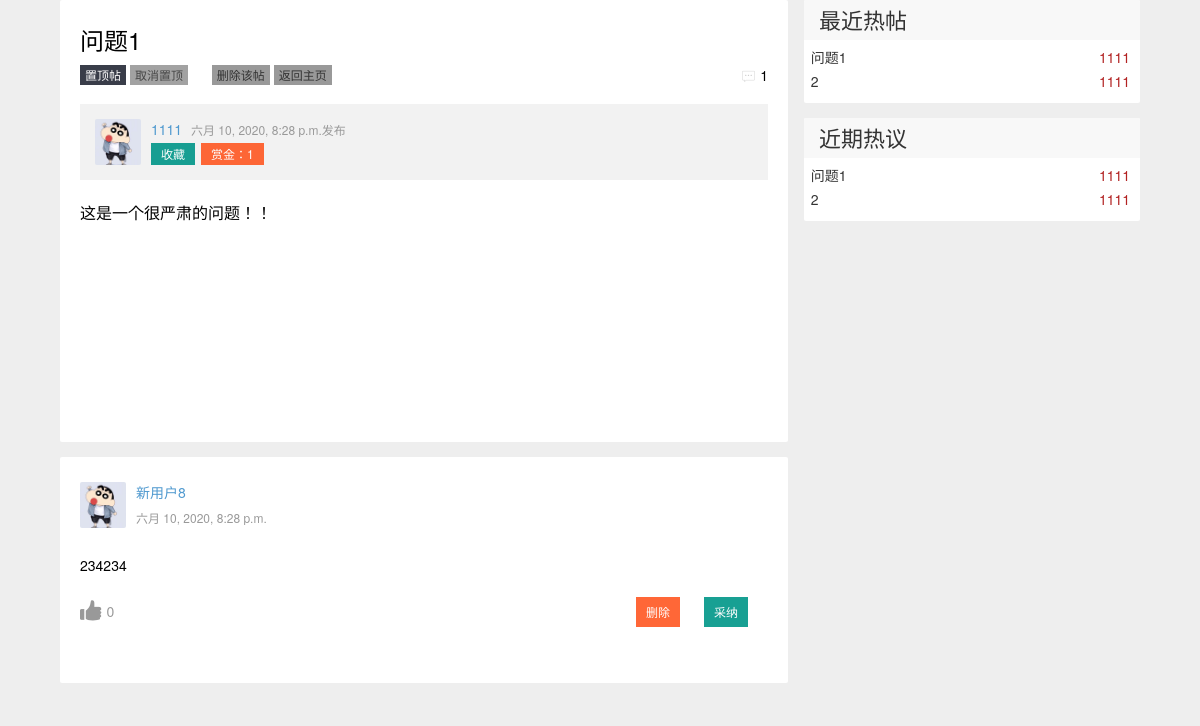
The page /detail/214/ (signed in) on the database its author committed.
### app/models.py (models this page shows, shortened)
class Question(models.Model):
    top_choice = (
        ("T", "置顶"),
        ("F", "不置顶"),
    )
    status_choice = (
        ("T", "已解决"),
        ("F", "未解决"),
    )
    id = models.AutoField(primary_key=True, verbose_name="ID")
    users = models.ForeignKey(Users, on_delete=models.CASCADE, verbose_name="提问者")
    top = models.CharField(choices=top_choice, max_length=1, default="F", verbose_name="是否置顶")
    title = models.CharField(max_length=100, verbose_name="帖子标题")
    content = models.TextField(verbose_name="帖子内容")
    bonus = models.IntegerField(verbose_name="悬赏金额", default=10)
    likes = models.IntegerField(verbose_name="点赞数", default=0)
    comments = models.IntegerField(verbose_name="评论数", default=0)
    createTime = models.DateTimeField(auto_now=True, verbose_name="提问时间")
    status = models.CharField(choices=status_choice, max_length=1, default="F", verbose_name="是否解决")
    class Meta:
        verbose_name = "帖子管理"
        verbose_name_plural = "帖子管理"

class Users(models.Model):
    status_choice = (
        ('T', '同意登陆'),
        ('F', '拒绝登陆'),
    )
    gender_choice = (
        ('T', '男'),
        ('F', '女'),
    )
    id = models.AutoField(primary_key=True, verbose_name="ID")
    nickname = models.CharField(max_length=10, verbose_name="昵称", default="新用户")
    username = models.CharField(max_length=10, unique=True, verbose_name="账号")
    img = models.ImageField(upload_to="img", verbose_name="用户头像", null=True, blank=True, default="default.jpg")
    password = models.CharField(max_length=10, verbose_name="密码")
    status = models.CharField(verbose_name="是否允许登陆", choices=status_choice, max_length=1, default="T")
    bonus = models.IntegerField(verbose_name="赏金", default=0)
    gender = models.CharField(max_length=1, choices=gender_choice, verbose_name="性别", default="T")
    college = models.CharField(max_length=10, verbose_name="院系", default="")
    major = models.CharField(max_length=20, verbose_name="专业", default="")
    createTime = models.DateTimeField(auto_now_add=True, verbose_name="注册时间")
    class Meta:
        verbose_name = "用户管理"
        verbose_name_plural = "用户管理"

class Answer(models.Model):
    status_choice = (
        ('T', '采纳'),
        ('F', '未采纳'),
    )
    id = models.AutoField(primary_key=True, verbose_name="ID")
    users = models.ForeignKey(Users, on_delete=models.CASCADE, verbose_name="回答者")
    question = models.ForeignKey(Question, on_delete=models.CASCADE, verbose_name="问题")
    status = models.CharField(choices=status_choice, max_length=1, default="F", verbose_name="状态")
    content = models.TextField(verbose_name="回复内容")
    likes = models.IntegerField(verbose_name="点赞数", default=0)
    createTime = models.DateTimeField(auto_now=True, verbose_name="回复时间")
    class Meta:
        verbose_name = "回复管理"
        verbose_name_plural = "回复管理"

### app/libs/identity_check.py (the view)
    def wra(req,*arg,**kwargs):
        identity = req.session.get('username')
        if identity:
            return func(req,*arg,**kwargs)
        else:
            return redirect("/login_register_page/")

### app/libs/identity_check.py (called while the page is built)
def login_need(func):
    def wra(req,*arg,**kwargs):
        identity = req.session.get('username')
        if identity:
            return func(req,*arg,**kwargs)
        else:
            return redirect("/login_register_page/")
    return wra

### app/views.py (called while the page is built)
def get_current_user(request):
    username = request.session["username"]
    user = Users.objects.get(username=username)
    return user

@login_need
def detail(request, id):
    user = get_current_user(request)
    if request.method == "POST":
        content = request.POST.get("content")
        if content and content != "":
            Answer.objects.create(users=user, content=content, question_id=int(id))
        return redirect("/detail/" + id + "/")
    question = Question.objects.get(id=int(id))
    flag = False
    collection = Collections.objects.filter(users=user).filter(question=question)
    if collection:
        flag = True
    LR = LikesRecord.objects.filter(users=user)
    q = Question.objects.all()
    hot_question1 = q.order_by("-comments")[:5]
    hot_question2 = q.order_by("-likes")[:5]
    return render(request, "detail.html", {"question": question, "id": id, "flag": flag, "LR": LR,
                                           "hot_question1": hot_question1, "hot_question2": hot_question2})

### templates/detail.html (shortened to what this page needs)
<!DOCTYPE html>
<html>
<head>
<link rel="stylesheet" href="/static/res/layui/css/layui.css">
<link rel="stylesheet" href="/static/res/css/global.css">
</head>
<body>
	<div class="main layui-clear">
		<div class="wrap">
			<div class="content detail">
				<div class="fly-panel detail-box">
					<h1>{{question.title}}</h1>
					<div class="fly-tip fly-detail-hint" data-id="">
                        {% if question.top == "T" %}
						    <span class="fly-tip-stick">置顶帖</span>
                            {% if question.users.username == request.session.username %}
                            <span class="layui-btn layui-btn-mini jie-admin"> <a href="#" onclick="set_top('F')">取消置顶</a>
                            {% endif %}
                        {% else %}
                            {% if question.users.username == request.session.username %}
                            <span class="jie-admin"><a href="#" onclick="set_top('T')">点击置顶</a> </span>
                            {% endif %}
                        {% endif %}
						</span>
                    {% if question.users.username == request.session.username %}
                        <span class="jie-admin" type="del" style="margin-left: 20px;">
							<a onclick="delete_question({{ question.id }})">删除该帖</a> </span>
                    {% endif %}
                    <span><a href="/index/">返回主页</a></span>
						<div class="fly-list-hint">
							<i class="iconfont" title="回答">&#xe60c;</i> {{ question.answer_set.count }}
						</div>
					</div>
					<div class="detail-about">
						<a class="jie-user peronInfo" href="#" data-id="{{ question.users.id }}"> <img
							src="/media/{{question.users.img}}" alt="头像"> <cite> {{question.users.nickname}}
								<em>{{ question.createTime }}发布</em> </cite> </a>
						<div class="detail-hits">
                            {% if not flag %}
                            <span class="layui-btn layui-btn-mini jie-admin" type="collect"
								data-type="add"> <a onclick="collection('T')">收藏</a> </span>
                            {% else %}
                            <span class="layui-btn layui-btn-mini jie-admin  layui-btn-danger"
								type="collect" data-type="add"> <a onclick="collection('F')">取消收藏</a> </span>
                            {% endif %}
                        <span class="layui-btn layui-btn-mini jie-admin  layui-btn-danger">赏金：{{ question.bonus }}</span>
						</div>
					</div>
					<div class="detail-body photos" style="margin-bottom: 20px;">
						{{question.content | safe}}
					</div>
				</div>
				<div class="fly-panel detail-box" style="padding-top: 0;">
					<ul class="jieda photos" id="jieda">
                        {% for i in question.answer_set.all %}
						<li data-id="12" class="jieda-daan">
							<div class="detail-about detail-about-reply">
								<a class="jie-user peronInfo" href="#" data-id="{{ i.users.id }}"> <img
									src="/media/{{ i.users.img }}" alt=""> <cite> <i>{{i.users.nickname}}</i>
										 </cite> </a>
								<div class="detail-hits">
									<span>{{i.createTime}}</span>
								</div>
							</div>
							<div class="detail-body jieda-body">
								<p>{{i.content | safe}}</p>
							</div>
							<div class="jieda-reply">
								<span class="jieda-zan likeit
                                   " data-id="{{ i.id }}"><i
									class="iconfont icon-zan"></i><em>{{i.likes}}</em>
								</span>
                            {% if question.status == "F" %}
                            <div class="jieda-admin">
                            {% if question.users.username == request.session.username or i.users.username == request.session.username %}
                                <span type="del"><a href="#" onclick="delete_answer('{{ i.id }}')" class="layui-btn layui-btn-danger layui-btn-small">删除</a></span>
                            {% endif %}
                                <span class="jieda-accept" type="accept">
                            {% if question.users.username == request.session.username %}
                                <a class="layui-btn  layui-btn-small justit" data-id="{{ i.id }}">采纳</a></span>
                            {% endif %}
                            </div>
                            {% endif %}
							</div></li>
                        {% endfor %}
					</ul>
				</div>
			</div>
		</div>
		<div class="edge">
			<dl class="fly-panel fly-list-one">
				<dt class="fly-panel-title" style="font-size: 22px">最近热帖</dt>
                {% for i in hot_question1 %}
				<dt style="margin-left: 2%"><a href="/detail/{{ i.id }}/">{{i.title | slice:":10"}}</a><span style="float: right;margin-right: 3%;color: firebrick">{{ i.users.nickname }}</span></dt>
                {% endfor %}
			</dl>
			<dl class="fly-panel fly-list-one">
				<dt class="fly-panel-title" style="font-size: 22px">近期热议</dt>
                {% for i in hot_question2 %}
				<dt style="margin-left: 2%"><a href="/detail/{{ i.id }}/">{{i.title | slice:":10"}}</a><span style="float: right;margin-right: 3%;color: firebrick">{{ i.users.nickname }}</span></dt>
                {% endfor %}
			</dl>
		</div>
	</div>
</body>
</html>

### app/static/res/layui/css/layui.css (style rules this page uses)
.layui-laypage a,a { text-decoration:none }
.layui-btn,.layui-inline,img { vertical-align:middle }
.layui-btn,.layui-unselect { -webkit-user-select:none;-ms-user-select:none;-moz-user-select:none }
.layui-btn,.layui-tree li i,.layui-unselect { -moz-user-select:none }
blockquote,body,button,dd,div,dl,dt,form,h1,h2,h3,h4,h5,h6,input,li,ol,p,pre,td,textarea,th,ul { margin:0;padding:0;-webkit-tap-highlight-color:rgba(0,0,0,0) }
img { display:inline-block;border:none }
li { list-style:none }
h1,h2,h3 { font-size:14px;font-weight:400 }
body { line-height:24px;font:14px Helvetica Neue,Helvetica,PingFang SC,\5FAE\8F6F\96C5\9ED1,Tahoma,Arial,sans-serif }
a { color:#333 }
a cite { font-style:normal;*cursor:pointer }
.layui-clear { clear:both;*zoom:1 }
.layui-clear:after { content:'\20';clear:both;*zoom:1;display:block;height:0 }
.layui-btn,.layui-input,.layui-select,.layui-textarea,.layui-upload-button { outline:0;-webkit-transition:border-color .3s cubic-bezier(.65,.05,.35,.5);transition:border-color .3s cubic-bezier(.65,.05,.35,.5);-webkit-box-sizing:border-box!important;-moz-box-sizing:border-box!important;box-sizing:border-box!important }
.layui-btn { display:inline-block;height:38px;line-height:38px;padding:0 18px;background-color:#009688;color:#fff;white-space:nowrap;text-align:center;font-size:14px;border:none;cursor:pointer;opacity:.9;filter:alpha(opacity=90) }
.layui-btn+.layui-btn { margin-left:10px }
.layui-btn-danger { background-color:#FF5722 }
.layui-btn-small { height:30px;line-height:30px;padding:0 10px;font-size:12px }
.layui-btn-mini { height:22px;line-height:22px;padding:0 5px;font-size:12px }

### rows shown on the page
Question: title "问题1", answer_set.count "1", users.img (placeholder picture), users.nickname "1111", createTime "六月 10, 2020, 8:28 p.m.", bonus "1", content "这是一个很严肃的问题！！"
Answer: users.img (placeholder picture), users.nickname "新用户8", createTime "六月 10, 2020, 8:28 p.m.", content "234234", likes "0"
Question: title "2", users.nickname "1111"
